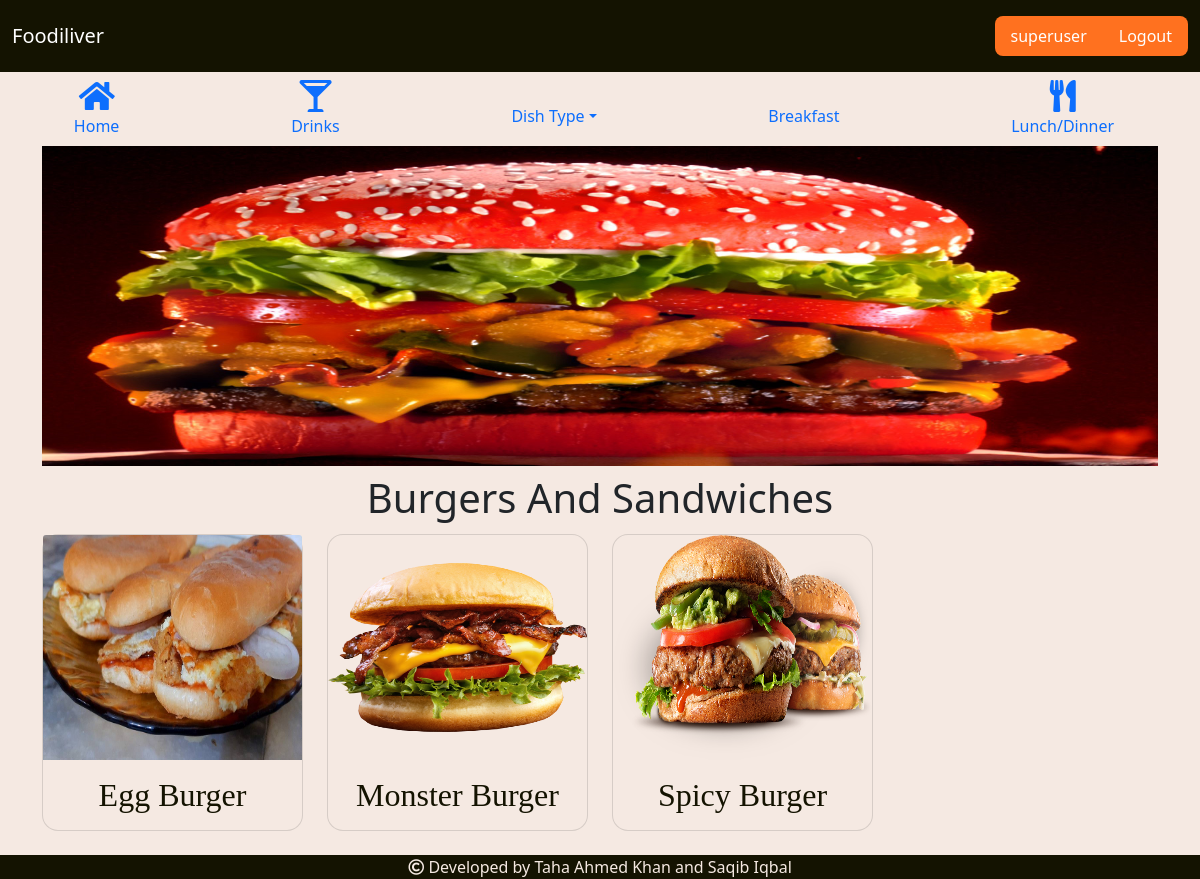
Page /category/burgers and sandwiches (signed in) on the committed database.
### order/models.py (models this page shows, shortened)
class User(AbstractUser):
    Tray_Items = models.ManyToManyField(Dish)

class Category(models.Model):
    Name = models.CharField(max_length=25, blank=False)
    photo = models.ImageField(upload_to='category_pics')

class Dish(models.Model):
    Name = models.CharField(max_length=50,blank=False)
    Details = models.CharField(max_length=9999,blank=False,default="")
    Price = models.IntegerField(blank=False,default=0)
    Modified = models.DateTimeField(auto_now=True)
    Tags = models.ManyToManyField(Category, related_name='recipes', blank=True)
    Slug = models.SlugField()

class DishImage(models.Model):
    recipe = models.ForeignKey(Dish, related_name='images',on_delete=models.CASCADE)
    image = models.ImageField(upload_to='recipe_pics')

### order/views.py (the view)
# urls.py: path('category/<str:cat>', views.category, name='category'),
def category(request, cat):
    cats = []
    for eachCat in Category.objects.all():
        cats.append(eachCat.Name.lower())
    if cat.lower() in cats:
        cat_obj = Category.objects.get(Name__contains=cat.lower())
        recipes = cat_obj.recipes.all()
        if cat_obj.Name == 'lunch':
            cat_obj.Name = "Lunch/Dinner"
    else:
        recipes = Dish.objects.none()
        cat_obj = Category.objects.none()
    return render(request, 'order/category.html', {'category': cat_obj, 'recipes': recipes})

### order/templates/order/category.html (shortened to what this page needs)
{% extends 'order/layout.html' %}
{% load static %}
{% block main %}
    <section id="recipes" class="container recipes">
        <img src="{{ category.photo.url }}" alt="" class="img-fluid cat-pic">
    <h1 class="text-center my-2">{{ category.Name|title }}</h1>
    <div class="row">
        {% for eachRecipe in recipes %}
        <div class="col-sm-12 col-md-6 col-lg-3 my-xs-4 my-lg-1">
        <a href="{% url 'view_recipe' eachRecipe.Slug %}">
        <div class="card">
  <img width="300" height="225" src="{{ eachRecipe.images.first.image.url }}" class="card-img-top" alt="...">
  <div class="card-body">
    <h2 class="card-text text-center">{{ eachRecipe.Name|title}}</h2>
  </div>
</div>
        </a>
        </div>
        {% endfor %}
    </div>
    </section>
{% endblock %}

### order/templates/order/layout.html (shortened to what this page needs)
{% load static %}
<!doctype html>
<html lang="en">
<head>
    <link href="https://cdn.jsdelivr.net/npm/bootstrap@5.0.0-beta3/dist/css/bootstrap.min.css" rel="stylesheet"
>
    <link href="https://maxcdn.bootstrapcdn.com/font-awesome/4.2.0/css/font-awesome.min.css" rel="stylesheet"/>
    <link rel="stylesheet" href="https://pro.fontawesome.com/releases/v5.10.0/css/all.css"
/>
    <link rel="stylesheet" href="{% static 'order/css/styles.css' %}">
</head>
<body>
<header class="navbar navbar-expand-lg navbar-dark">
    <div class="container-fluid my-2">
        <a class="navbar-brand h1 mb-0" href="{% url 'index' %}">Foodiliver</a>
        <div class="" id="navbarSupportedContent">
            <div class="d-flex">
                {% if user.is_authenticated %}
                    <div class="d-flex accounts">
                        <a href="{% url 'view_profile' %}" class="nav-link">{{ user.username }}</a>
                        <a href="{% url 'logout' %}" class="nav-link">Logout</a>
                    </div>
                {% else %}
                    <div class="d-flex accounts">
                        <a href="{% url 'login' %}" class="nav-link">Login</a>
                        <a href="{% url 'signup' %}" class="nav-link">Sign up</a>
                    </div>
                {% endif %}
            </div>
        </div>
    </div>
</header>
<nav class="row">
    <ul class="nav nav-pills nav-fill">
        {% with url_name=request.resolver_match.url_name %}
            <li class="nav-item {% if url_name == 'index' %}active{% endif %}">
                <a class="nav-link" href="{% url 'index' %}"><i class="fas fa-home fa-2x"></i><span
                        class="d-none d-md-block">Home</span></a>
            </li>
            {% url 'category' 'drinks' as drinks_url %}
            <li class="nav-item {% if request.path == drinks_url %}active{% endif %}">
                <a class="nav-link" href="{{ drinks_url }}"><i class="fas fa-glass-martini-alt fa-2x"></i><span
                        class="d-none d-md-block">Drinks</span></a>
            </li>
            {% url 'category' 'pizzas' as pizzas_url %}
            {% url 'category' 'cakes' as cakes_url %}
            {% url 'category' 'parathas' as parathas_url %}
            {% url 'category' 'kababs' as kababs_url %}
            {% url 'category' 'burgers and sandwiches' as bandg_url %}
            {% url 'category' 'salads' as salads_url %}
            {% url 'category' 'breads' as breads_url %}
            {% url 'category' 'kids menu' as kids_url %}
            {% url 'category' 'desserts' as desserts_url %}
            <li class="nav-item dropdown">
                <a class="nav-link dropdown-toggle" href="#" data-bs-toggle="dropdown" aria-expanded="true"></br><span class="d-none d-md-inline">Dish Type</span></a>
            </li>
            {% url 'category' 'breakfast' as breakfast_url %}
            <li class="nav-item {% if request.path == breakfast_url %}active{% endif %}">
                <a class="nav-link" href="{{ breakfast_url }}"><span
                        class="d-none d-md-block">Breakfast</span></a>
            </li>
            {% url 'category' 'lunch' as lunch_url %}
            <li class="nav-item {% if request.path == lunch_url %}active{% endif %}">
                <a class="nav-link" href="{{ lunch_url }}"><i class="fas fa-utensils fa-2x"></i><span
                        class="d-none d-md-block">Lunch/Dinner</span></a>
            </li>
        {% endwith %}
    </ul>
</nav>
<main>
    {% block main %}
    {% endblock %}
</main>
<footer>
    <div class="footer">
        <p class="text-center"><i class="far fa-copyright"></i> Developed by Taha Ahmed Khan and Saqib Iqbal</p>
    </div>
</footer>
</body>
</html>

### order/static/order/css/styles.css (style rules this page uses)
body { background-color: #F5E9E2; }
body .card { border-radius: 16px; background-color: #F5E9E2; }
header { background-color: #141301; }
nav a { color: #141301; }
div.accounts { background-color: #FF711F; border-radius: 8px; }
.active > a, .accounts > a { text-decoration: none; color: #FFFFFF; }
main { min-height: 80vh; }
footer { background-color: #141301; color: #F5E9E2; position: relative; bottom: -20px; }
img.cat-pic { height: 20rem; width: 100%; }
.recipes .row a { text-decoration: none; }
.recipes .card h2 { font-family: 'gregular', Serif; color: #141301; }
.recipes .card { height: 100%; }

### rows in the picture
User: username "superuser"
Category: photo (picture), Name "Burgers And Sandwiches"
Dish: images.first.image (picture), Name "Egg Burger"
Dish: images.first.image (picture), Name "Monster Burger"
Dish: images.first.image (picture), Name "Spicy Burger"
